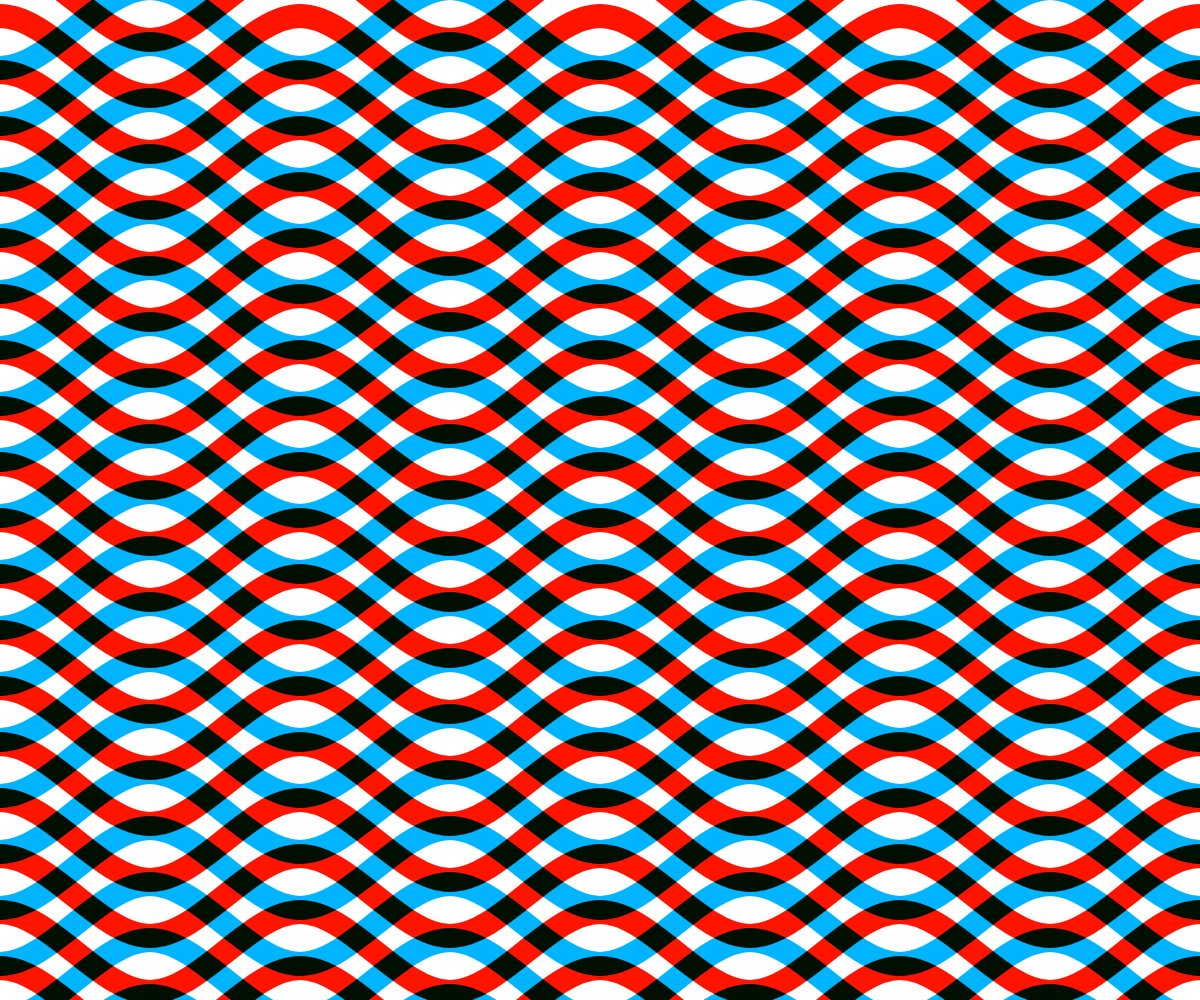
Frame 1 (no input)
Frame 60 (no input): identical to frame 1, image omitted
Frame 120 (the mouse pressed at the canvas centre since frame 60): identical to frame 1, image omitted

The p5.js sketch that drew this single still picture (run headless with seeded random() and noise() and a simulated clock; from frame 60 on, the mouse is pressed at the canvas centre):

// p5.js sketch
// ── sketch.js
function setup() {
  createCanvas(windowWidth, windowHeight);
}

function draw() {
  blendMode(BLEND);
  background(255);
  blendMode(MULTIPLY);

  // let startx =0;
  // let starty =0;
  let period = 300;
  let pitch = 40;
  let bz = period/6;

  noFill();
  strokeWeight(24);

  let count = 0;
  for(let y =0; y<height+pitch; y+=28) {
    let startx, starty;
    if(count%2==0) {
      startx = -period/2;
      starty = y+pitch;
      stroke(255, 20, 0);
    } else {
      startx = 0;
      starty = y+pitch;
      stroke(0, 180, 255);
    }
    beginShape();
    vertex(startx, starty);
    for(let x =startx; x<width; x+=period) {
      bezierVertex(x+bz, y+pitch, x+period/2-bz, y-pitch, x+period/2, y-pitch);
      bezierVertex(x+period/2+bz, y-pitch, x+period-bz, y+pitch, x+period, y+pitch);
    }
    endShape();
    count ++;
  }
}
